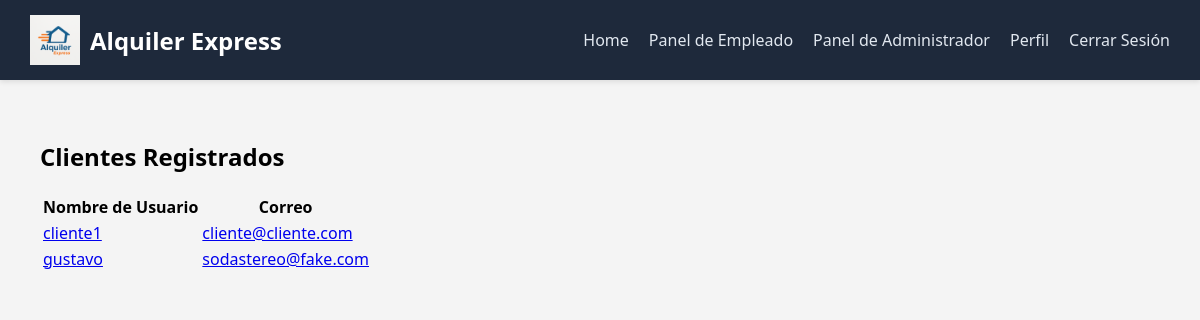
/usuarios/panel-admin/lista-clientes/ (signed in), run on an earlier commit of the app's database.
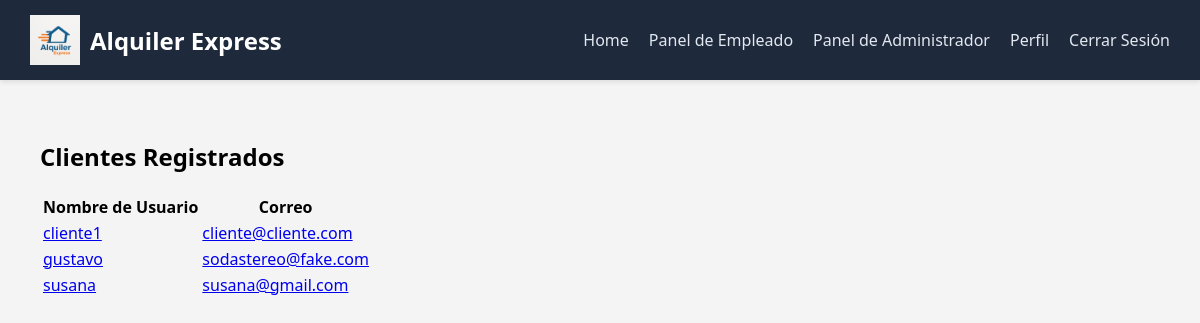
And on a later commit of the database.
### gestion_usuarios/models.py (models this page shows, shortened)
class Usuario(AbstractUser):
    dni = models.CharField(max_length=10, unique=True)
    telefono = models.CharField(max_length=20)

### gestion_usuarios/views.py (the view)
# urls.py: path('panel-admin/lista-clientes/', views.listar_clientes, name='lista-clientes'),
@login_required
@user_passes_test(es_empleado)
def listar_clientes(request):
    usuarios = Usuario.objects.filter(is_staff=False, is_superuser=False)
    return render(request, 'gestion_usuarios/lista-clientes.html', {'usuarios': usuarios})

### gestion_usuarios/views.py (called while the page is built)
def es_empleado(user):
    return user.is_authenticated and user.is_staff

### templates/gestion_usuarios/lista-clientes.html
{% extends 'base.html' %}
{% block content %}
<h2>Clientes Registrados</h2>
<table>
  <thead>
    <tr>
      <th>Nombre de Usuario</th>
      <th>Correo</th>
    </tr>
  </thead>
  <tbody>
    {% for usuario in usuarios %}
    <tr>
        <td>
            <a href="{% url 'detalle-cliente' usuario.id %}">
              {{ usuario.username }}
            </a>
          </td>
      <td>
        <a href="{% url 'detalle-cliente' usuario.id %}">
          {{ usuario.email }}
        </a>
      </td>
    </tr>
    {% empty %}
    <tr><td colspan="2">No hay clientes registrados.</td></tr>
    {% endfor %}
  </tbody>
</table>
{% endblock %}

What changed in the data, as far as the page shows it:
added Usuario: username "susana", email "susana@gmail.com"
